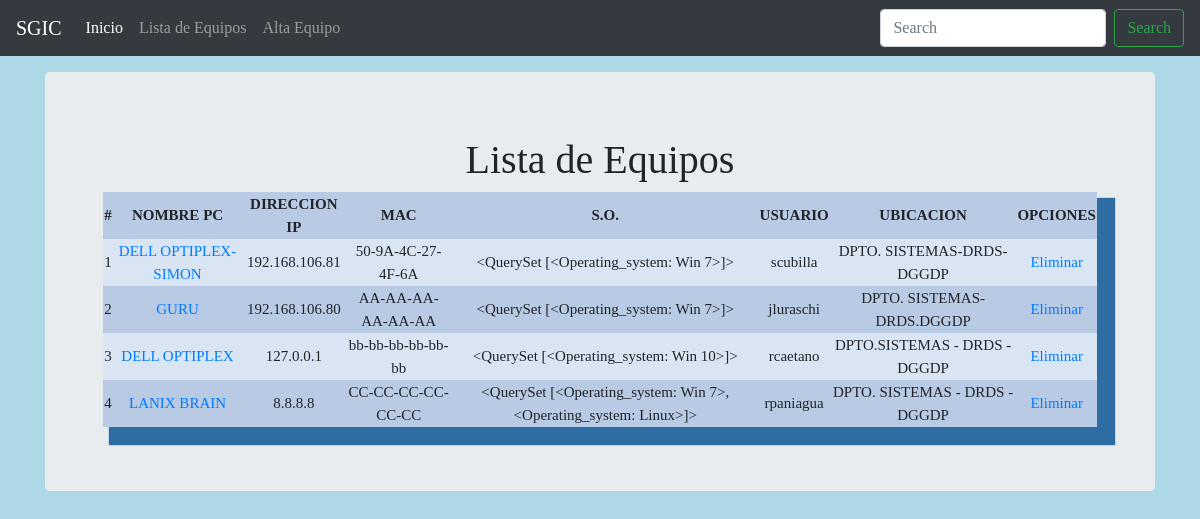
The app's page /computer_list/, older data.
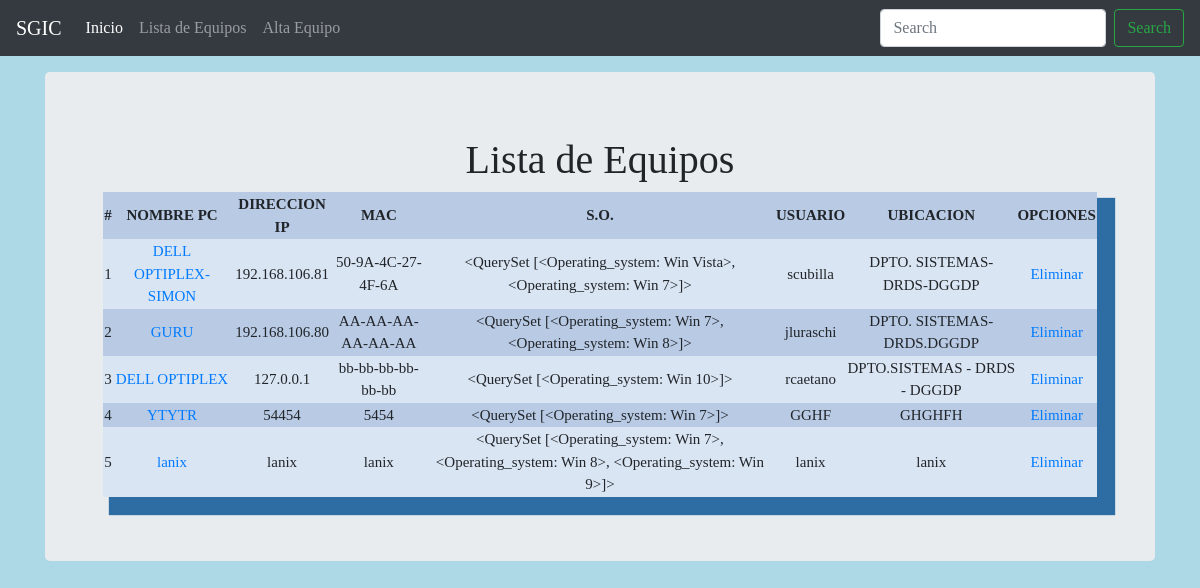
The same page, newer data.
### compuapp/models.py (models this page shows, shortened)
class Computer(models.Model):
    computer_name = models.CharField(max_length=30, blank=True)
    IP_address = models.CharField(max_length=30)
    MAC_address = models.CharField(max_length=30)
    operating_system = models.ManyToManyField(Operating_system,max_length=30, blank=True)
    users_name = models.CharField(max_length=30,blank=True)
    location = models.CharField(max_length=30)
    purchase_date = models.DateField('Fecha compra (dd/mm/2023)', auto_now_add=False, auto_now=False, blank=True, null=True)
    timestamp = models.DateField(auto_now_add=True, auto_now=False, blank=True)

class Operating_system(models.Model):
    operating_system = models.CharField(max_length=30, blank=True)
    def __str__(self):
        return self.operating_system

### compuapp/views.py (the view)
# urls.py: path('computer_list/', views.computer_list, name='computer_list'),
def computer_list(request):
    title = "Lista de Equipos"
    queryset = Computer.objects.all()
    context = {
    "title": title,
    "queryset": queryset,
    }
    return render(request, "list_computer.html",context)

### templates/list_computer.html (shortened to what this page needs)
{% load static %}
<!doctype html>
<html lang="en">
  <head>
<link href="{% static 'css/bootstrap.min.css' %}" rel="stylesheet">
     <link href="{% static 'css/stylesheet.css' %}" rel="stylesheet">
    <link href="{% static 'css/navbar-top-fixed.css' %}" rel="stylesheet">
  </head>
  <body>
  {% include 'navbar.html'  %}
  <main role="main" class="container">
  <div class="jumbotron">
    <h1 class="title">{{title}}</h1>
        <table>
    <tr>
        <th>#</th>
        <th>NOMBRE PC</th>
        <th>DIRECCION IP</th>
        <th>MAC</th>
        <th>S.O.</th>
        <th>USUARIO</th>
        <th>UBICACION</th>
        <th>OPCIONES</th>
    </tr>
    {% for instance in queryset %}
    <tr>
        <td>{{forloop.counter}}</td>
        <td><a href="{% url 'computer_edit' id=instance.id %}"> {{instance.computer_name}}</td>
        <td>{{instance.IP_address}}</td>
        <td>{{instance.MAC_address}}</td>
        <td>{{instance.operating_system.all}}</td>
        <td>{{instance.users_name}}</td>
        <td>{{instance.location}}</td>
        <td><a href="{% url 'computer_delete' id=instance.id %}">Eliminar</a></td>
    </tr>
    {% endfor %}
    </table>
  </div>
</main>
      </body>
</html>

### templates/navbar.html (shortened to what this page needs)
 <nav class="navbar navbar-expand-md navbar-dark fixed-top bg-dark">
  <a class="navbar-brand" href="#">SGIC</a>
  <div class="collapse navbar-collapse" id="navbarCollapse">
    <ul class="navbar-nav mr-auto">
      <li class="nav-item active">
        <a class="nav-link" href="#">Inicio<span class="sr-only">(current)</span></a>
      </li>
      <li class="nav-item">
        <a class="nav-link" href="/computer_list">Lista de Equipos</a>
      </li>
      <li class="nav-item">
        <a class="nav-link" href="/computer_entry" tabindex="-1" aria-disabled="true">Alta Equipo</a>
      </li>
    </ul>
    <form class="form-inline mt-2 mt-md-0">
      <input class="form-control mr-sm-2" type="text" placeholder="Search" aria-label="Search">
      <button class="btn btn-outline-success my-2 my-sm-0" type="submit">Search</button>
    </form>
  </div>
</nav>

### compuapp/static/css/stylesheet.css (style rules this page uses)
body { background-color: lightblue; font-family: verdana; }
.title { text-align: center; }
table { width: 95%; margin: auto; text-align: center; box-shadow: 12px 12px 1px 6px #2e6da4; font-size: 15px; }
table tr:nth-child(odd) { background: #B8CAE4 }
table tr:nth-child(even) { background: #dae5f4 }

### compuapp/static/css/navbar-top-fixed.css (style rules this page uses)
body { min-height: 75rem; padding-top: 4.5rem; }

Row changes from the older to the newer data that the page shows:
removed Computer: computer_name "LANIX BRAIN", IP_address "8.8.8.8", MAC_address "CC-CC-CC-CC-CC-CC", operating_system.all "<QuerySet [<Operating_system: Win 7>, <Operating_system: Linux>]>", users_name "rpaniagua", location "DPTO. SISTEMAS - DRDS - DGGDP"
computed for Computer "DELL OPTIPLEX-SIMON": operating_system.all "<QuerySet [<Operating_system: Win 7>]>" → "<QuerySet [<Operating_system: Win Vista>, <Operating_system: Win 7>]>"
computed for Computer "GURU": operating_system.all "<QuerySet [<Operating_system: Win 7>]>" → "<QuerySet [<Operating_system: Win 7>, <Operating_system: Win 8>]>"
added Computer: computer_name "YTYTR", IP_address "54454", MAC_address "5454", operating_system.all "<QuerySet [<Operating_system: Win 7>]>", users_name "GGHF", location "GHGHFH"
added Computer: computer_name "lanix", IP_address "lanix", MAC_address "lanix", operating_system.all "<QuerySet [<Operating_system: Win 7>, <Operating_system: Win 8>, <Operating_system: Win 9>]>", users_name "lanix", location "lanix"
